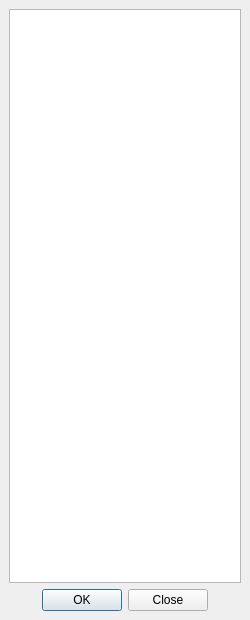
<?xml version="1.0" encoding="UTF-8"?>
<ui version="4.0">
 <class>AssignWindow</class>
 <widget class="QMainWindow" name="AssignWindow">
  <property name="geometry">
   <rect>
    <x>0</x>
    <y>0</y>
    <width>250</width>
    <height>620</height>
   </rect>
  </property>
  <property name="windowTitle">
   <string>Assign data</string>
  </property>
  <widget class="QWidget" name="AssignLayout">
   <layout class="QVBoxLayout" name="verticalLayout_2">
    <item>
     <widget class="QTableWidget" name="AssignTable">
      <attribute name="verticalHeaderVisible">
       <bool>false</bool>
      </attribute>
     </widget>
    </item>
    <item>
     <widget class="QDialogButtonBox" name="ConfirmButton">
      <property name="standardButtons">
       <set>QDialogButtonBox::Close|QDialogButtonBox::Ok</set>
      </property>
      <property name="centerButtons">
       <bool>true</bool>
      </property>
     </widget>
    </item>
   </layout>
  </widget>
 </widget>
 <resources/>
 <connections/>
</ui>
